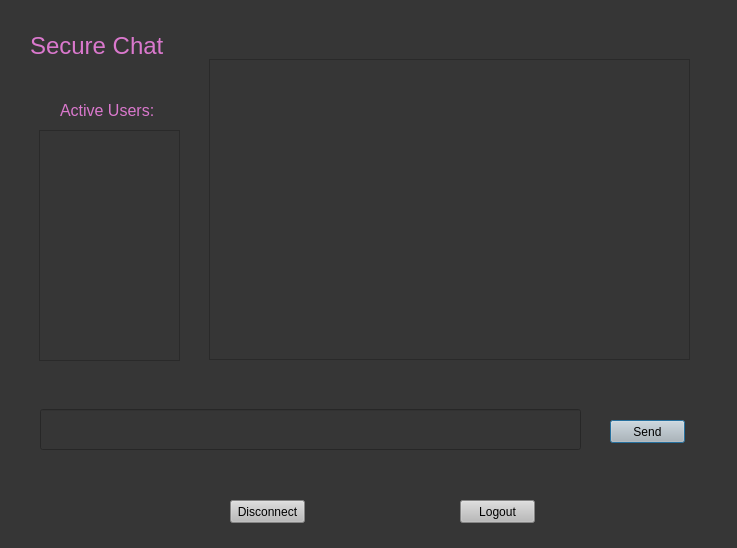
<?xml version="1.0" encoding="UTF-8"?>
<ui version="4.0">
 <class>Dialog</class>
 <widget class="QDialog" name="Dialog">
  <property name="geometry">
   <rect>
    <x>0</x>
    <y>0</y>
    <width>737</width>
    <height>548</height>
   </rect>
  </property>
  <property name="windowTitle">
   <string>Dialog</string>
  </property>
  <property name="styleSheet">
   <string notr="true">background-color:rgb(54, 54, 54)</string>
  </property>
  <widget class="QWidget" name="verticalLayoutWidget">
   <property name="geometry">
    <rect>
     <x>209</x>
     <y>59</y>
     <width>481</width>
     <height>301</height>
    </rect>
   </property>
   <layout class="QVBoxLayout" name="verticalLayout">
    <item>
     <widget class="QTextEdit" name="chatLog">
      <property name="styleSheet">
       <string notr="true">color:rgb(235, 235, 235)</string>
      </property>
      <property name="readOnly">
       <bool>true</bool>
      </property>
     </widget>
    </item>
   </layout>
  </widget>
  <widget class="QLineEdit" name="userInput">
   <property name="geometry">
    <rect>
     <x>40</x>
     <y>409</y>
     <width>541</width>
     <height>41</height>
    </rect>
   </property>
   <property name="styleSheet">
    <string notr="true">color:rgb(229, 229, 229); font-size: 16pt;</string>
   </property>
  </widget>
  <widget class="QPushButton" name="sendButton">
   <property name="geometry">
    <rect>
     <x>610</x>
     <y>420</y>
     <width>75</width>
     <height>23</height>
    </rect>
   </property>
   <property name="styleSheet">
    <string notr="true">background-color:rgb(186, 186, 186)</string>
   </property>
   <property name="text">
    <string>Send</string>
   </property>
  </widget>
  <widget class="QPushButton" name="disconnectButton">
   <property name="geometry">
    <rect>
     <x>230</x>
     <y>500</y>
     <width>75</width>
     <height>23</height>
    </rect>
   </property>
   <property name="styleSheet">
    <string notr="true">background-color:rgb(186, 186, 186)</string>
   </property>
   <property name="text">
    <string>Disconnect</string>
   </property>
  </widget>
  <widget class="QWidget" name="verticalLayoutWidget_2">
   <property name="geometry">
    <rect>
     <x>39</x>
     <y>130</y>
     <width>141</width>
     <height>231</height>
    </rect>
   </property>
   <layout class="QVBoxLayout" name="verticalLayout_2">
    <item>
     <widget class="QTextEdit" name="activeUsers">
      <property name="styleSheet">
       <string notr="true">color:rgb(235, 235, 235)</string>
      </property>
      <property name="readOnly">
       <bool>true</bool>
      </property>
     </widget>
    </item>
   </layout>
  </widget>
  <widget class="QLabel" name="label">
   <property name="geometry">
    <rect>
     <x>30</x>
     <y>20</y>
     <width>141</width>
     <height>51</height>
    </rect>
   </property>
   <property name="styleSheet">
    <string notr="true">color:rgb(218, 120, 205); font-size:18pt;</string>
   </property>
   <property name="text">
    <string>Secure Chat</string>
   </property>
  </widget>
  <widget class="QLabel" name="label_2">
   <property name="geometry">
    <rect>
     <x>60</x>
     <y>100</y>
     <width>101</width>
     <height>21</height>
    </rect>
   </property>
   <property name="styleSheet">
    <string notr="true">color:rgb(218, 120, 205); font-size:12pt;</string>
   </property>
   <property name="text">
    <string>Active Users:</string>
   </property>
  </widget>
  <widget class="QPushButton" name="disconnectButton_2">
   <property name="geometry">
    <rect>
     <x>460</x>
     <y>500</y>
     <width>75</width>
     <height>23</height>
    </rect>
   </property>
   <property name="styleSheet">
    <string notr="true">background-color:rgb(186, 186, 186)</string>
   </property>
   <property name="text">
    <string>Logout</string>
   </property>
  </widget>
 </widget>
 <resources/>
 <connections/>
</ui>
